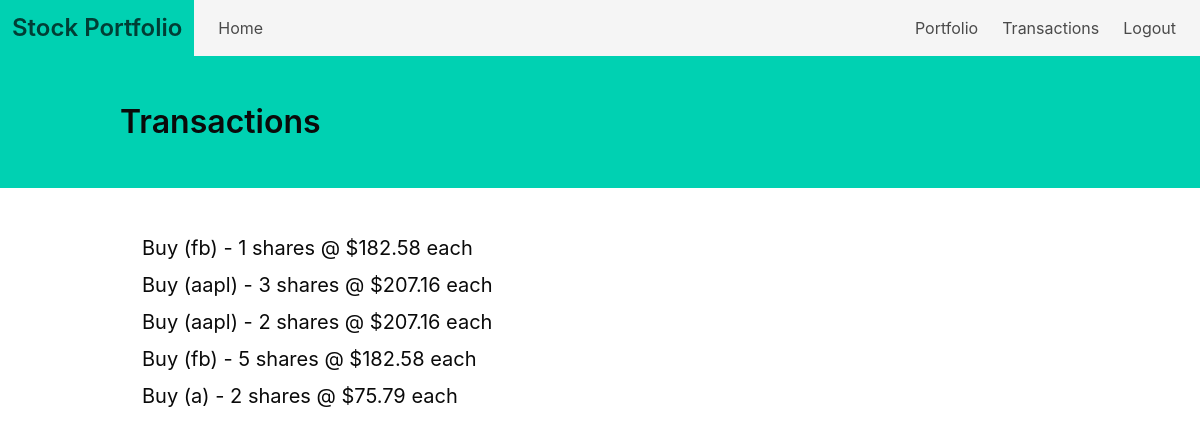
The page /transactions/ (signed in) on the database its author committed.
### tables this page shows
CREATE TABLE transactions (
id integer,
type text not null,
ticker_symbol text not null,
quantity integer not null,
price double not null);

### routes.py (the view)
@app.route("/transactions/")
def transactions():
	if "email" not in session:
		return redirect(url_for("home"))
	with sqlite3.connect("database.db") as con:
		cur = con.cursor()
		transactions = cur.execute("select type, ticker_symbol, quantity, price from transactions where id=?", (session["id"], ))
		rows = transactions.fetchall()
	con.close()
	return render_template("transactions.html", rows=rows)

### templates/transactions.html
{% extends "base.html" %}
{% block content %}
<section class="hero is-primary">
	<div class="hero-body">
		<div class="container">
			<h1 class="title has-text-black">Transactions</h1>
		</div>
	</div>
</section>
<section class="section">
	<div class="columns">
		<div class="column is-half is-offset-1">
			{% for i in range(rows|length) %}
			<div class="field">
				<div class="container">
					<h1 class="subtitle has-text-black">{{ rows[i][0] }} ({{ rows[i][1] }}) - {{ rows[i][2] }} shares @ ${{ rows[i][3] }} each</h1>
				</div>
			</div>
			{% endfor %}
		</div>
	</div>
</section>
{% endblock %}

### rows shown on the page
transactions: type "Buy", ticker_symbol "fb", quantity "1", price "182.58"
transactions: type "Buy", ticker_symbol "aapl", quantity "3", price "207.16"
transactions: type "Buy", ticker_symbol "aapl", quantity "2", price "207.16"
transactions: type "Buy", ticker_symbol "fb", quantity "5", price "182.58"
transactions: type "Buy", ticker_symbol "a", quantity "2", price "75.79"
